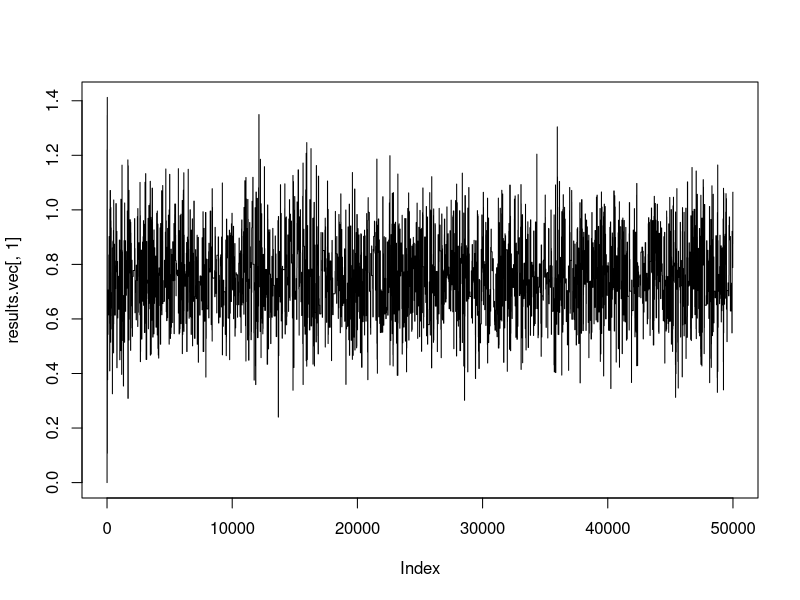
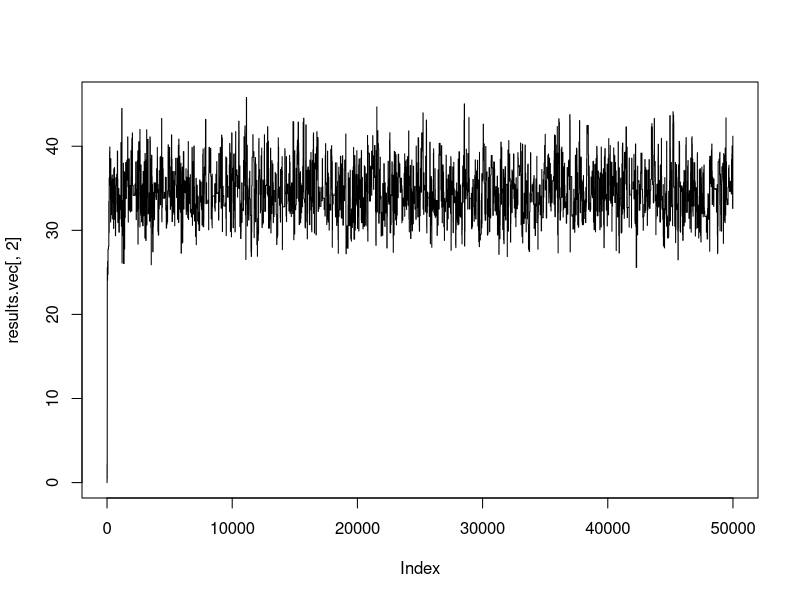
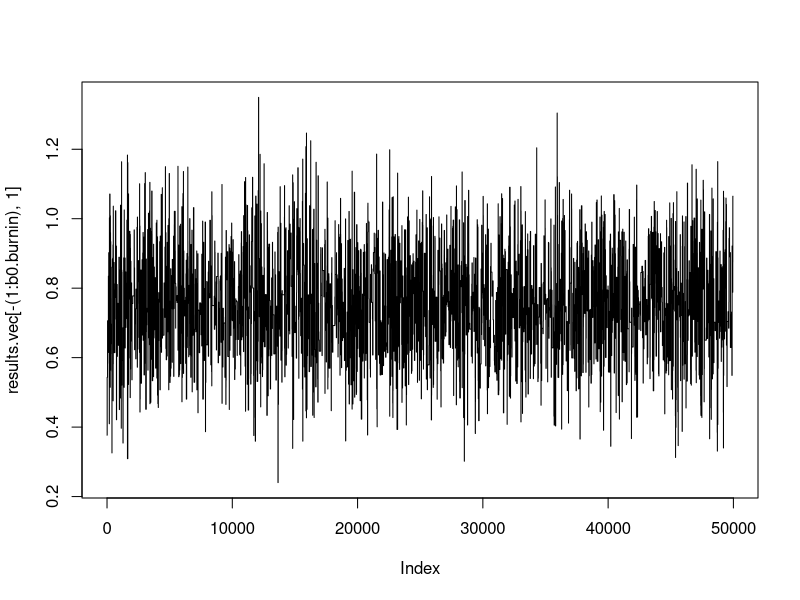
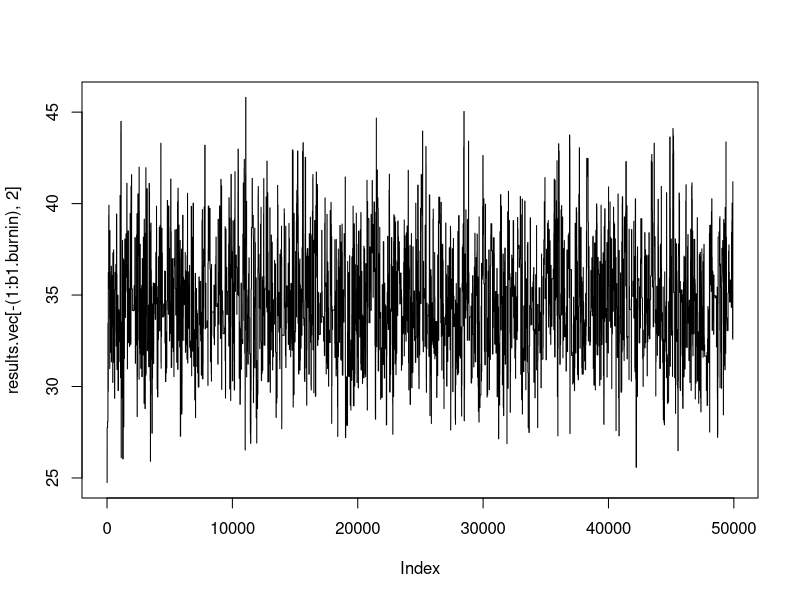
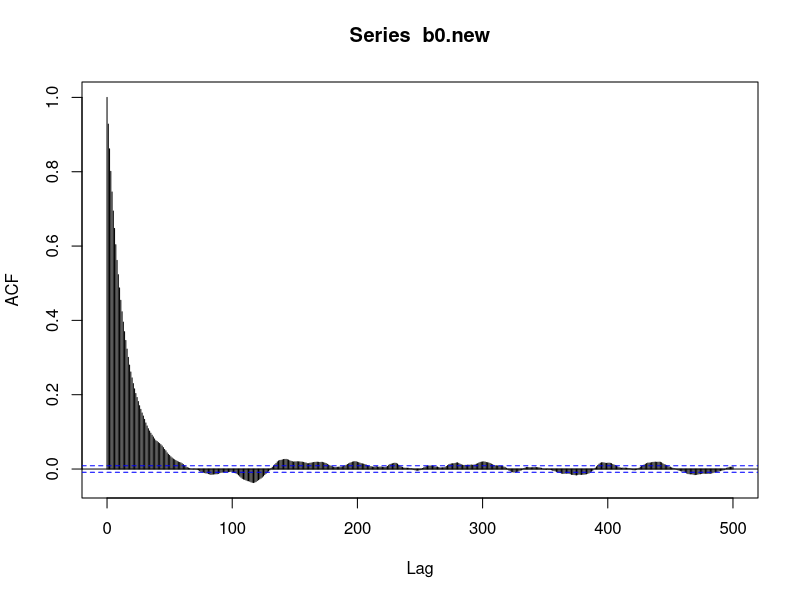
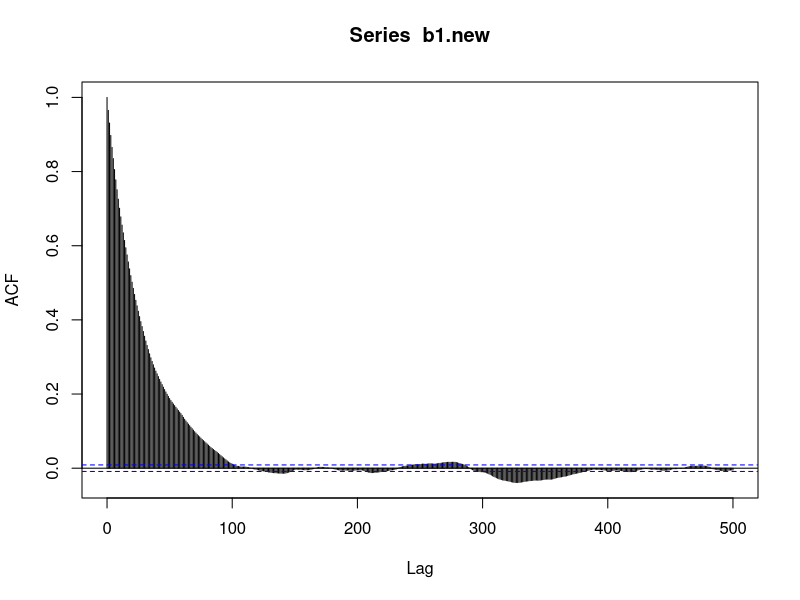
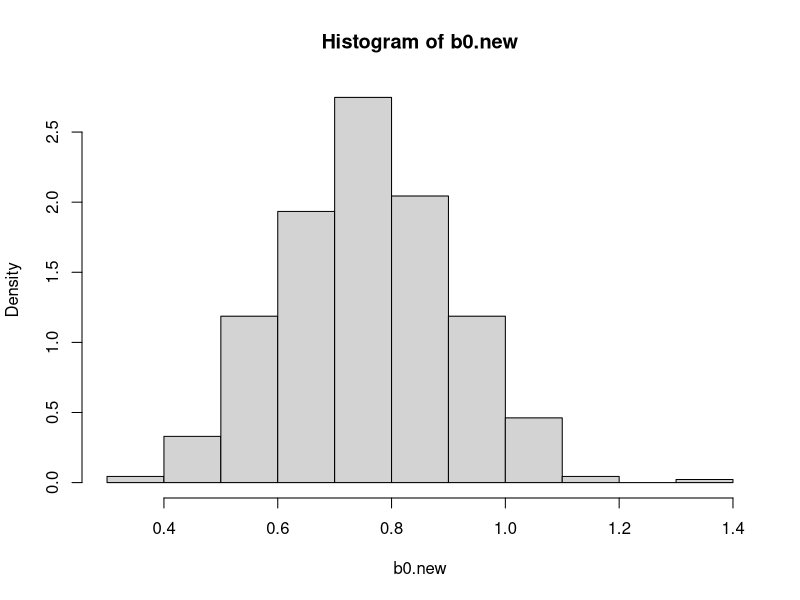
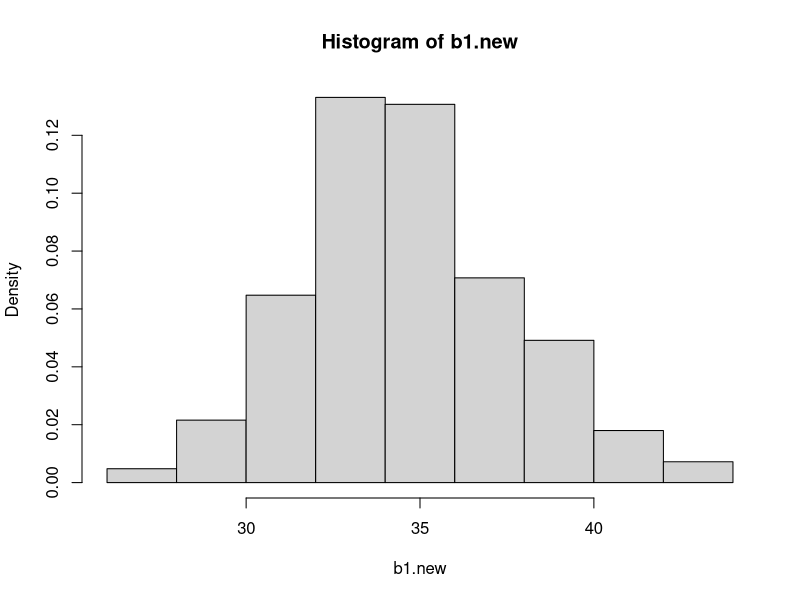

Here is the R script that generated these plots, in order:
################################################
## Monte Carlo Markov Chain implemented using the 
##  Metropolis Hastings Algorithm with Random Walk
## Created by Keshav Mahindra
################################################

############# Setting Up Workspace #############
rm(list = ls())
options(scipen = 999) ## Removing scientific notation
getwd()
## set.seed(1234) ## For testing purposes

########## Loading in the Data #################
dose <- c(1.6907, 1.7242, 1.7552, 1.7842, 1.8113, 1.8369, 1.8610, 1.8839)
num.beetles <- c(59, 60, 62, 56, 63, 59, 62, 60)
num.killed <- c(6, 13, 18, 28, 52, 53, 61, 60)
prop <- num.killed/num.beetles
dataset <- data.frame(dose, num.beetles, num.killed, prop)

## Mean centring predictor variable - results in faster convergence
avg.dose <- mean(dose)
dose <- dose - avg.dose

## Reshaping the data to make it easier to work with 
dead <- numeric()
dosage<- numeric()

for (i in 1:8) {
  dead <- c(dead, rep(0, num.beetles[i]-num.killed[i]), rep(1, num.killed[i]))
  dosage <- c(dosage, rep(dose[i], num.beetles[i]))
}

## This produced a data frame with a binary dependent variable in the first column 
##  and the dosage level in the second
data.frame(dead, dosage)

############# Running the Markov Chain ############

## Number of Steps for MCMC
N = 50000

## Two vectors storing the beta coefficients
b0 <- numeric()
b1 <- numeric()

## Set starting values for b0 and b1
b0[1] = 0
b1[1] = 0

## Function to calculate the log likelihood for the target density
loglikelihood <- function(b0, b1){
  ## Calculate p through link function
  p = exp(b0+b1*dosage)/(1 + exp(b0 + b1*dosage))
  ## sum dbinom at each level of dosage
  sum(dbinom(dead,1, p, log=TRUE))
}

## Generating N draws from random uniform for acceptance/rejection
## This is more computationally efficient than drawing from runif in every realization
uniforms <- runif(N, 0, 1)

## Running the algorithm for N realizations
for (i in 2:N) {
  
  ## Draw from the candidate, which is a normal dist. centered around previously accepted value
  ## SDs were approximated using trial and error (they were tuned)
  b0.prime <- rnorm(1, b0[i-1], 2)  
  b1.prime <- rnorm(1, b1[i-1], 5)
  
  ## Setting prior densities
  ## I didn't have prior knowledge of beetle deaths, so I used a flat prior
  ## i.e. a normal distribution with a very large standard deviation
  current.prior.dens = dnorm(b0.prime,0,100000,log = TRUE) + dnorm(b1.prime,0,100000,log=TRUE)
  prime.prior.dens = dnorm(b0[i-1],0,100000, log = TRUE) + dnorm(b1[i-1],0,100000, log = TRUE)
  
  ## Calculating log likelihood for both the proposed and current values of b0 and b1
  current.loglik = loglikelihood(b0[i-1], b1[i-1])
  prime.loglik = loglikelihood(b0.prime, b1.prime)
  
  ## Summing the prior and likelihood
  current.target.dens = current.loglik + current.prior.dens
  prime.target.dens = prime.loglik + prime.prior.dens
  
  ## Alpha denotes the acceptance probability 
  alpha =  exp(prime.target.dens - current.target.dens)
  
  ## Comparing alpha against a draw from U[0,1]
  if (uniforms[i] < alpha) {
    ## Updating the chain if proposed value is accepted
    b0[i] = b0.prime
    b1[i] = b1.prime
  } else {
    ## Updating the chain if chain proposed value is not accepted (chain doesn't move)
    b0[i] = b0[i-1]
    b1[i] = b1[i-1]
   }
}

## Create a data frame which holds the chains for both parameters
results.vec <- data.frame(b0, b1)

## Plotting each of the parameters
plot(results.vec[, 1], type = "l")
plot(results.vec[, 2], type = "l")

## From the plot, the approximate burn-in period for the intercept is 35
## Burn-in for b1 is approximately 70

## These tend to change from sample to sample because of randomization
b0.burnin = 35
b1.burnin = 70

plot(results.vec[-(1:b0.burnin), 1], type = "l")
plot(results.vec[-(1:b1.burnin), 2], type = "l")

## Discarding burn-in samples
b0.new <- b0[-(1:b0.burnin)]
b1.new <- b1[-(1:b1.burnin)]

## Checking autocorrelation using ACF
acf(b0.new, lag.max = 500)
acf(b1.new, lag.max = 500)

## From ACF on both parameters, to thin both parameters, I will take roughly every 110th sample for the b0
## and every 120th sample for b1. This is because the autocorrelation dies out after those many lags.

## These tend to change from sample to sample because of randomization
b0.thin = 110 
b1.thin = 120
  
## Thinning the chains
b0.new <- b0.new[seq(1, length(b0.new), b0.thin)]
b1.new <- b1.new[seq(1, length(b1.new), b1.thin)]

## Displaying summary stats
summary(b0.new)
summary(b1.new)

## Displaying thinned histograms for each parameter
hist(b0.new, freq = FALSE)
hist(b1.new, freq = FALSE)

######## Logit Model using GLM Command ##########
## perform logistic regression using the glm() function
alive = num.beetles - num.killed
beetle.mat = cbind(num.killed, alive)
beetle.glm = glm(beetle.mat ~ dose, family = binomial(link ="logit"))
summary(beetle.glm)

## predictions of probability and number killed
pred.prob = fitted.values(beetle.glm)
pred.dead = pred.prob * num.beetles

## GLM and bayesian estimates are reasonably similar
## Runnning the chain longer might results in more accurate results

